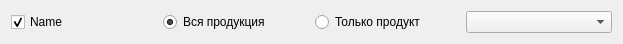
<?xml version="1.0" encoding="UTF-8"?>
<ui version="4.0">
 <class>FormExportItem</class>
 <widget class="QWidget" name="FormExportItem">
  <property name="geometry">
   <rect>
    <x>0</x>
    <y>0</y>
    <width>623</width>
    <height>41</height>
   </rect>
  </property>
  <property name="windowTitle">
   <string>Form</string>
  </property>
  <layout class="QHBoxLayout" name="horizontalLayout">
   <item>
    <widget class="QCheckBox" name="checkBoxName">
     <property name="text">
      <string>Name</string>
     </property>
     <property name="checked">
      <bool>true</bool>
     </property>
    </widget>
   </item>
   <item>
    <widget class="QRadioButton" name="radioButtonAll">
     <property name="text">
      <string>Вся продукция</string>
     </property>
     <property name="checked">
      <bool>true</bool>
     </property>
    </widget>
   </item>
   <item>
    <widget class="QRadioButton" name="radioButtonOne">
     <property name="text">
      <string>Только продукт</string>
     </property>
    </widget>
   </item>
   <item>
    <widget class="QComboBox" name="comboBoxProd"/>
   </item>
  </layout>
 </widget>
 <resources/>
 <connections/>
</ui>
